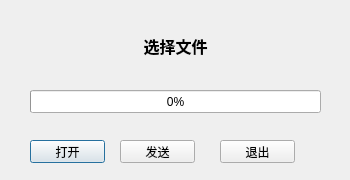
<?xml version="1.0" encoding="UTF-8"?>
<ui version="4.0">
 <class>TcpServer</class>
 <widget class="QDialog" name="TcpServer">
  <property name="geometry">
   <rect>
    <x>0</x>
    <y>0</y>
    <width>350</width>
    <height>180</height>
   </rect>
  </property>
  <property name="windowTitle">
   <string>文件传送</string>
  </property>
  <widget class="QProgressBar" name="progressBar">
   <property name="geometry">
    <rect>
     <x>30</x>
     <y>90</y>
     <width>291</width>
     <height>23</height>
    </rect>
   </property>
   <property name="value">
    <number>0</number>
   </property>
  </widget>
  <widget class="QLabel" name="serverStatusLabel">
   <property name="geometry">
    <rect>
     <x>10</x>
     <y>10</y>
     <width>331</width>
     <height>71</height>
    </rect>
   </property>
   <property name="font">
    <font>
     <family>Agency FB</family>
     <pointsize>12</pointsize>
     <weight>75</weight>
     <bold>true</bold>
    </font>
   </property>
   <property name="text">
    <string>选择文件</string>
   </property>
   <property name="alignment">
    <set>Qt::AlignCenter</set>
   </property>
  </widget>
  <widget class="QPushButton" name="serverOpenBtn">
   <property name="geometry">
    <rect>
     <x>30</x>
     <y>140</y>
     <width>75</width>
     <height>23</height>
    </rect>
   </property>
   <property name="text">
    <string>打开</string>
   </property>
  </widget>
  <widget class="QPushButton" name="serverCloseBtn">
   <property name="geometry">
    <rect>
     <x>220</x>
     <y>140</y>
     <width>75</width>
     <height>23</height>
    </rect>
   </property>
   <property name="text">
    <string>退出</string>
   </property>
  </widget>
  <widget class="QPushButton" name="serverSendBtn">
   <property name="geometry">
    <rect>
     <x>120</x>
     <y>140</y>
     <width>75</width>
     <height>23</height>
    </rect>
   </property>
   <property name="text">
    <string>发送</string>
   </property>
  </widget>
 </widget>
 <resources/>
 <connections/>
</ui>
